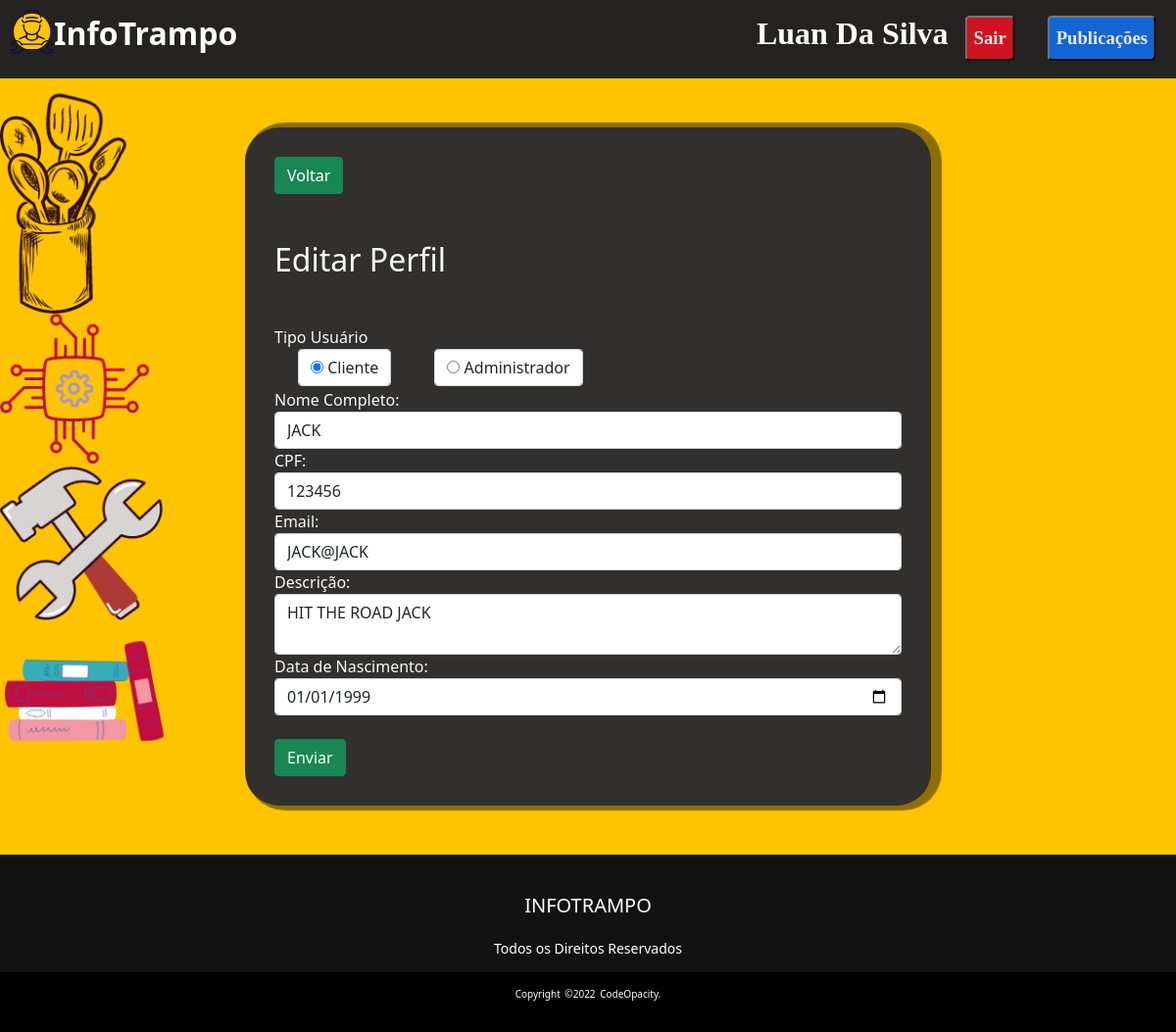
Page /INFOTRAMPO/editar.php?id=27 (signed in) on the committed database.
### tables this page shows
CREATE TABLE `tb_users` (
  `id` int NOT NULL AUTO_INCREMENT,
  `tipo_user` enum('cliente','administrador') DEFAULT 'cliente',
  `nome` varchar(140) DEFAULT NULL,
  `cpf` varchar(45) DEFAULT NULL,
  `senha` varchar(155) DEFAULT NULL,
  `email` varchar(45) DEFAULT NULL,
  `descricao` longtext,
  `data_nascimento` date DEFAULT NULL,
  PRIMARY KEY (`id`),
  UNIQUE KEY `cpf_UNIQUE` (`cpf`),
  UNIQUE KEY `email_UNIQUE` (`email`)
);

### INFOTRAMPO/editar.php (called while the page is built, shortened)
<?php
    $user   = Usuario::getUser($_GET['id']);
    include __DIR__.'/includes/header.php';
    include __DIR__.'/includes/formularioEditarUser.php';
    include __DIR__.'/includes/footer.php';

### INFOTRAMPO/app/db/dataBase.php (called while the page is built, shortened)
<?php
class dataBase{
        private $connection;
        private function setConnection(){
            try {
               $this->connection = new PDO('mysql:host='.self::HOST.';dbname='.self::NAME,self::USER,self::PASS);
               $this->connection->setAttribute(PDO::ATTR_ERRMODE,PDO::ERRMODE_EXCEPTION);
            } catch (PDOException $e) {
                die('ERROR: '.$e->getMessage());
            }
        }
        public function execute ($query,$params=[]) {
            try {
                $statemente = $this->connection->prepare($query);
                $statemente->execute($params);
                return $statemente;
            } catch (PDOException $e) {
                 die('ERROR: '.$e->getMessage());
             }
        }
        public function selectOne($id){
            $query = 'SELECT * FROM tb_users WHERE '.$id;
            return $this->execute($query);
        }
    }

### INFOTRAMPO/app/Entity/Usuario.php (called while the page is built, shortened)
<?php
class Usuario
{
    public static function getUser($id){
        return (new dataBase('tb_users'))->selectOne('id = '.$id)
                                        ->fetchObject(self::class);
    }
}

### INFOTRAMPO/includes/formularioEditarUser.php (the view)
<body background="img/1.png">
    <main>
        <div class="text-light">
            <div class="container">
                <div class="cardPubli">
                    <section>
                        <a href="index.php">
                            <button class="btn btn-success"> Voltar </button>
                        </a>
                    </section>
                    <h2 class="mt-5"><?= TITLE ?> </h2>
                    <form method="post" class="mt-5">
                        <div class="form-group">
                            <label>Tipo Usuário</label>
                            <div>
                                <div class="form-check form-check-inline">
                                    <label class="form-control">
                                        <input type="radio" name="tipoUsuario" checked value="cliente"> Cliente
                                    </label>
                                </div>
                                <div class="form-check form-check-inline">
                                    <label class="form-control">
                                        <input type="radio" name="tipoUsuario" value="administrador" <?= $user->tipo_user == 'administrador' ? 'checked' : '' ?>> Administrador
                                    </label>
                                </div>
                            </div>
                        </div>
                        <div class="form-group">
                            <label> Nome Completo: </label>
                            <input type="text" class="form-control" name='nome' value="<?= $user->nome ?>">
                        </div>
                        <div class="form-group">
                            <label> CPF: </label>
                            <input type="text" class="form-control" name='cpf' value="<?= $user->cpf ?>">
                        </div>
                        <div class="form-group">
                            <label> Email: </label>
                            <input type="text" class="form-control" name='email' value="<?= $user->email ?>">
                        </div>
                        <div class="form-group">
                            <label> Descrição: </label>
                            <textarea class="form-control" name='descricao'><?= $user->descricao ?></textarea>
                        </div>
                        <div class="form-group">
                            <label> Data de Nascimento: </label>
                            <input type="date" class="form-control" name='dataN' value="<?= $user->data_nascimento ?>">
                        </div>
                        <div class="form-group">
                            <button type="submit" class="btn btn-success mt-4">Enviar</button>
                        </div>
                    </form>
                </div>
            </div>
        </div>
    </main>
</body>

### INFOTRAMPO/includes/css/styles.css (style rules this page uses)
body, h1, h2, h3, p, ul, li, a { margin: 0px; padding: 0px; }
body { font-family: 'Poppins Semi Bold', sans-serif ; }
a { text-decoration: none; }
* { box-sizing: border-box; }
body { background-repeat: no-repeat; background-size: cover; background-attachment: fixed; background-color: yellow; }
.container { display: flex; justify-content: center; width: 100%; margin-top: 50px; margin-bottom: 50px; }
.cardPubli { background-color:rgb(49, 48, 46); padding: 30px; border-radius: 5%; box-shadow: 6px 0px 1px 5px #00000070; width: 700px; margin-bottom: 0px; }
button { background-color: transparent; border-color: #222222; color: black; padding: 7px; font-weight: bold; font-size: 12pt; margin-top: 20px; border-radius: 5px; cursor: pointer; outline: none; }

### rows in the picture
tb_users: tipo_user "☐ Administrador", nome "JACK", cpf "123456", email "JACK@JACK", descricao "HIT THE ROAD JACK", dataN "01/01/1999"

### other values in the picture
$userLog['nome'] "Luan Da Silva"
TITLE "Editar Perfil"
